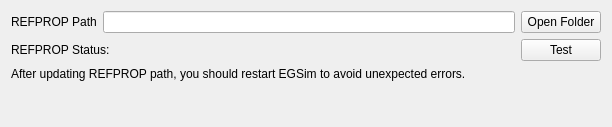
<?xml version="1.0" encoding="UTF-8"?>
<ui version="4.0">
 <class>Form</class>
 <widget class="QWidget" name="Form">
  <property name="geometry">
   <rect>
    <x>0</x>
    <y>0</y>
    <width>612</width>
    <height>127</height>
   </rect>
  </property>
  <property name="windowTitle">
   <string>REFPROP Properties</string>
  </property>
  <layout class="QVBoxLayout" name="verticalLayout">
   <item>
    <layout class="QHBoxLayout" name="horizontalLayout">
     <item>
      <widget class="QLabel" name="refprop_path_label">
       <property name="toolTip">
        <string>Refprop main folder path; if empty, default location will be used.</string>
       </property>
       <property name="text">
        <string>REFPROP Path</string>
       </property>
      </widget>
     </item>
     <item>
      <widget class="QLineEdit" name="refprop_path">
       <property name="toolTip">
        <string>Refprop main folder path; if empty, default location will be used.</string>
       </property>
       <property name="readOnly">
        <bool>true</bool>
       </property>
      </widget>
     </item>
     <item>
      <widget class="QPushButton" name="refprop_path_select_button">
       <property name="toolTip">
        <string>Select REFPROP main folder path</string>
       </property>
       <property name="text">
        <string>Open Folder</string>
       </property>
      </widget>
     </item>
    </layout>
   </item>
   <item>
    <layout class="QHBoxLayout" name="horizontalLayout_2">
     <item>
      <widget class="QLabel" name="refprop_path_test_label">
       <property name="text">
        <string>REFPROP Status:</string>
       </property>
      </widget>
     </item>
     <item>
      <widget class="QLabel" name="refprop_path_test">
       <property name="text">
        <string/>
       </property>
      </widget>
     </item>
     <item>
      <spacer name="horizontalSpacer">
       <property name="orientation">
        <enum>Qt::Horizontal</enum>
       </property>
       <property name="sizeHint" stdset="0">
        <size>
         <width>40</width>
         <height>20</height>
        </size>
       </property>
      </spacer>
     </item>
     <item>
      <widget class="QPushButton" name="refprop_path_test_button">
       <property name="toolTip">
        <string>Test whether the REFPROP folder has the necissary files</string>
       </property>
       <property name="text">
        <string>Test</string>
       </property>
      </widget>
     </item>
    </layout>
   </item>
   <item>
    <widget class="QLabel" name="label">
     <property name="text">
      <string>After updating REFPROP path, you should restart EGSim to avoid unexpected errors.</string>
     </property>
    </widget>
   </item>
   <item>
    <spacer name="verticalSpacer">
     <property name="orientation">
      <enum>Qt::Vertical</enum>
     </property>
     <property name="sizeHint" stdset="0">
      <size>
       <width>20</width>
       <height>40</height>
      </size>
     </property>
    </spacer>
   </item>
  </layout>
 </widget>
 <resources/>
 <connections/>
</ui>
